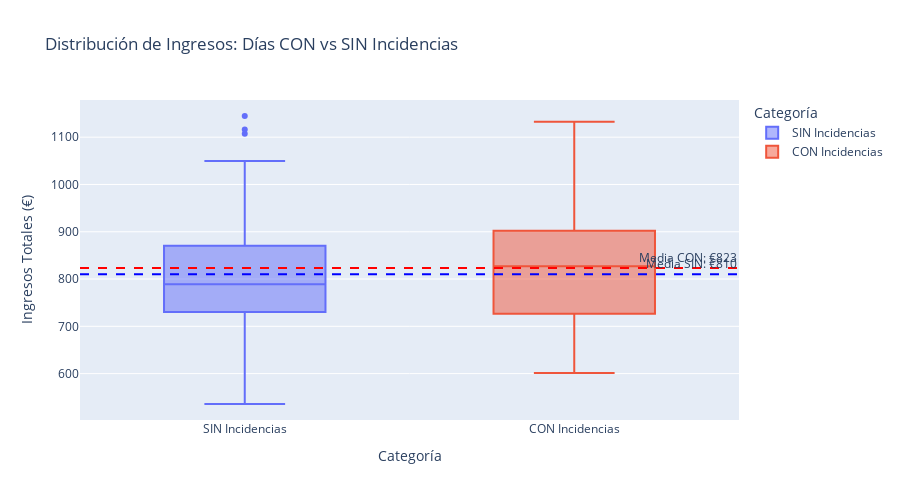

Notebook code for this chart:
### Markdown cell above
### 4.2 Visualización: Box Plot Comparativo

### Code cell
# Preparar datos para box plot
df_comparacion = df_diario.copy()
df_comparacion['Categoría'] = df_comparacion['TieneIncidencia'].map({
    0: 'SIN Incidencias',
    1: 'CON Incidencias'
})

fig = px.box(df_comparacion, 
             x='Categoría', 
             y='Ingresos',
             color='Categoría',
             title='Distribución de Ingresos: Días CON vs SIN Incidencias',
             labels={'Ingresos': 'Ingresos Totales (€)'},
             points='outliers')

# Añadir medias
fig.add_hline(y=ingresos_con.mean(), line_dash="dash", 
              annotation_text=f"Media CON: €{ingresos_con.mean():,.0f}",
              line_color="red")
fig.add_hline(y=ingresos_sin.mean(), line_dash="dash",
              annotation_text=f"Media SIN: €{ingresos_sin.mean():,.0f}",
              line_color="blue")

fig.update_layout(height=500)
fig.show()

### Figure 1 — Plotly figure (JSON) as saved in the notebook; plotly's stock layout.template omitted (floating-point values rounded to 4 significant figures)
{"data": [{"alignmentgroup": "True", "boxpoints": "outliers", "hovertemplate": "Categoría=%{x}<br>Ingresos Totales (€)=%{y}<extra></extra>", "legendgroup": "SIN Incidencias", "marker": {"color": "#636efa"}, "name": "SIN Incidencias", "notched": false, "offsetgroup": "SIN Incidencias", "orientation": "v", "showlegend": true, "type": "box", "x": ["SIN Incidencias", "SIN Incidencias", "SIN Incidencias", "SIN Incidencias", "SIN Incidencias", "SIN Incidencias", "SIN Incidencias", "SIN Incidencias", "SIN Incidencias", "SIN Incidencias", "SIN Incidencias", "SIN Incidencias", "SIN Incidencias", "SIN Incidencias", "SIN Incidencias", "SIN Incidencias", "SIN Incidencias", "SIN Incidencias", "SIN Incidencias", "SIN Incidencias", "SIN Incidencias", "SIN Incidencias", "SIN Incidencias", "SIN Incidencias", "SIN Incidencias", "SIN Incidencias", "SIN Incidencias", "SIN Incidencias", "SIN Incidencias", "SIN Incidencias", "SIN Incidencias", "SIN Incidencias", "SIN Incidencias", "SIN Incidencias", "SIN Incidencias", "SIN Incidencias", "SIN Incidencias"], "x0": " ", "xaxis": "x", "y": [639.4, 1116.0, 809.8, 789.0, 701.3, 783.1, 998.3, 585.0, 866.6, 585.6, 626.5, 864.5, 535.7, 898.6, 609.3, 777.7, 732.7, 802.3, 850.6, 748.5, 825.6, 997.0, 799.3, 745.0, 746.4, 1107.0, 722.4, 881.5, 1018.0, 770.2, 1145.0, 1050.0, 750.1, 821.2, 781.3, 850.8, 645.5], "y0": " ", "yaxis": "y"}, {"alignmentgroup": "True", "boxpoints": "outliers", "hovertemplate": "Categoría=%{x}<br>Ingresos Totales (€)=%{y}<extra></extra>", "legendgroup": "CON Incidencias", "marker": {"color": "#EF553B"}, "name": "CON Incidencias", "notched": false, "offsetgroup": "CON Incidencias", "orientation": "v", "showlegend": true, "type": "box", "x": ["CON Incidencias", "CON Incidencias", "CON Incidencias", "CON Incidencias", "CON Incidencias", "CON Incidencias", "CON Incidencias", "CON Incidencias", "CON Incidencias", "CON Incidencias", "CON Incidencias", "CON Incidencias", "CON Incidencias", "CON Incidencias", "CON Incidencias", "CON Incidencias", "CON Incidencias", "CON Incidencias", "CON Incidencias", "CON Incidencias", "CON Incidencias", "CON Incidencias", "CON Incidencias", "CON Incidencias", "CON Incidencias", "CON Incidencias", "CON Incidencias", "CON Incidencias", "CON Incidencias", "CON Incidencias", "CON Incidencias", "CON Incidencias", "CON Incidencias", "CON Incidencias", "CON Incidencias", "CON Incidencias", "CON Incidencias", "CON Incidencias", "CON Incidencias", "CON Incidencias", "CON Incidencias", "CON Incidencias", "CON Incidencias", "CON Incidencias", "CON Incidencias", "CON Incidencias", "CON Incidencias", "CON Incidencias", "CON Incidencias", "CON Incidencias", "CON Incidencias", "CON Incidencias", "CON Incidencias", "CON Incidencias"], "x0": " ", "xaxis": "x", "y": [761.4, 942.4, 859.7, 947.2, 785.6, 903.2, 873.1, 792, 1048.0, 700.2, 913.2, 1077.0, 897.3, 902.1, 888.5, 1127.0, 674.2, 765.7, 905.1, 834.8, 653.9, 1133.0, 865.4, 881.4, 672.4, 708.8, 922.6, 814.6, 741.7, 680.1, 865.6, 724.0, 751.7, 853.1, 912.9, 647.1, 952.8, 760.3, 743.0, 781.9, 859.7, 868.9, 623.3, 778.5, 746.5, 713.5, 866.6, 601.2, 818.8, 894.3, 1017.0, 662.5, 620.7, 726.6], "y0": " ", "yaxis": "y"}], "layout": {"annotations": [{"showarrow": false, "text": "Media CON: €823", "x": 1, "xanchor": "right", "xref": "x domain", "y": 823.4, "yanchor": "bottom", "yref": "y"}, {"showarrow": false, "text": "Media SIN: €810", "x": 1, "xanchor": "right", "xref": "x domain", "y": 810.2, "yanchor": "bottom", "yref": "y"}], "boxmode": "overlay", "height": 500, "legend": {"title": {"text": "Categoría"}, "tracegroupgap": 0}, "shapes": [{"line": {"color": "red", "dash": "dash"}, "type": "line", "x0": 0, "x1": 1, "xref": "x domain", "y0": 823.4, "y1": 823.4, "yref": "y"}, {"line": {"color": "blue", "dash": "dash"}, "type": "line", "x0": 0, "x1": 1, "xref": "x domain", "y0": 810.2, "y1": 810.2, "yref": "y"}], "title": {"text": "Distribución de Ingresos: Días CON vs SIN Incidencias"}, "xaxis": {"anchor": "y", "categoryarray": ["SIN Incidencias", "CON Incidencias"], "categoryorder": "array", "domain": [0, 1], "title": {"text": "Categoría"}}, "yaxis": {"anchor": "x", "domain": [0, 1], "title": {"text": "Ingresos Totales (€)"}}}}
